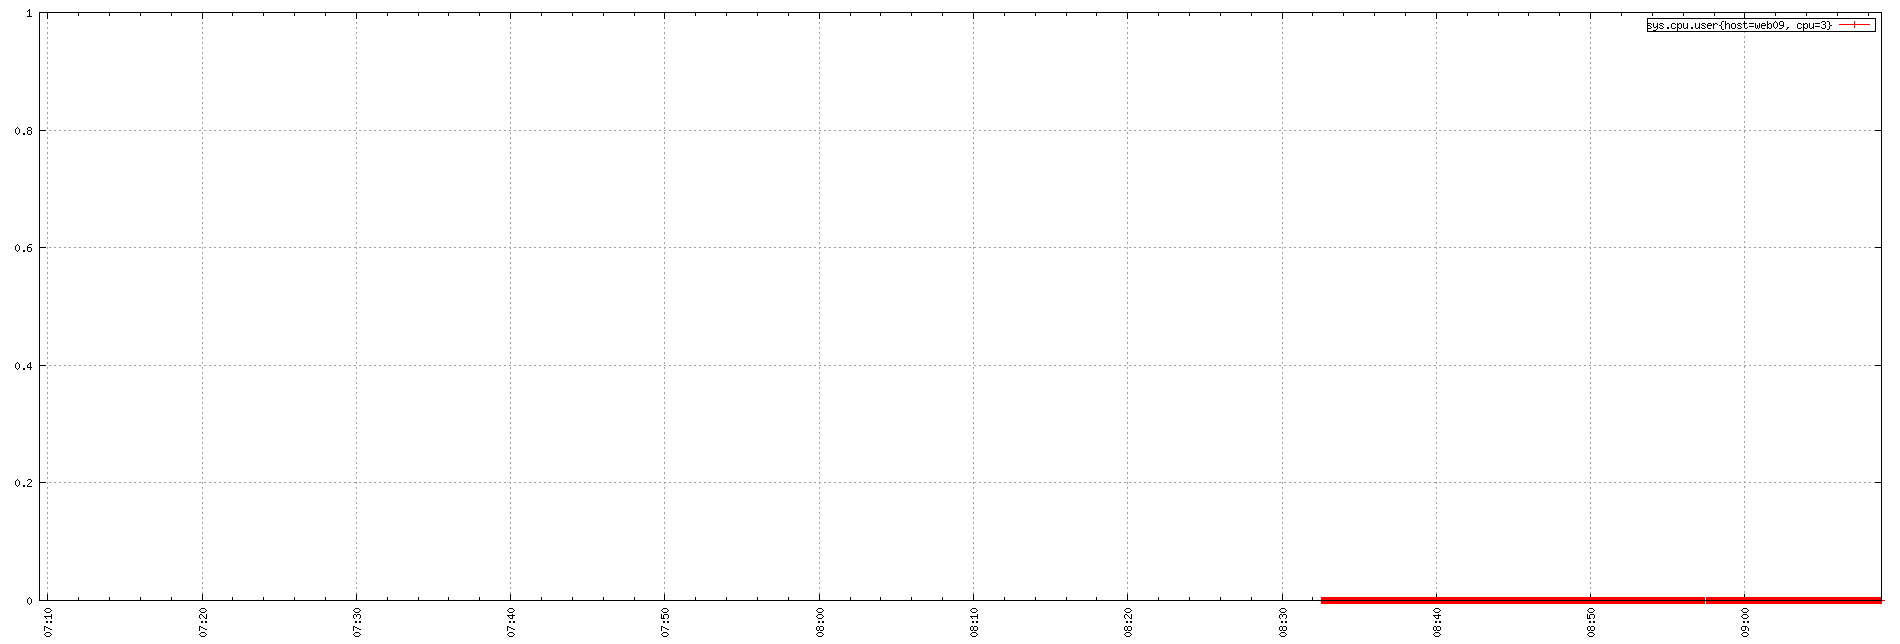

The gnuplot source for this figure:
set term png small size 1900,644
set xdata time
set timefmt "%s"
if (GPVAL_VERSION < 4.6) set xtics rotate; else set xtics rotate right
set output "${TMPDIR-'tmp'}/tsd/1305c901.png"
set xrange ["1673766568":"1673773731"]
set format x "%H:%M"
set grid
set style data linespoint
set key right box
set yrange [0:]
plot  "${TMPDIR-'tmp'}/tsd/1305c901_0.dat" using 1:2 title "sys.cpu.user{host=web09, cpu=3}"
